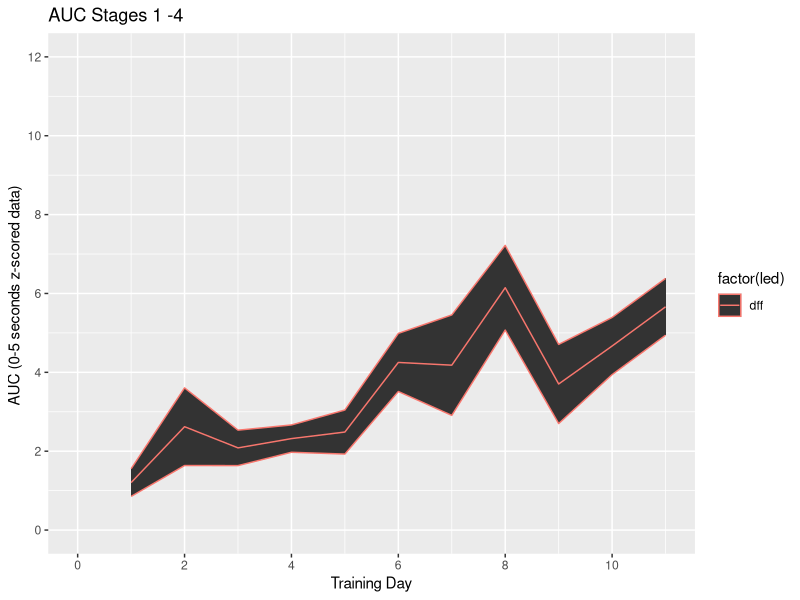
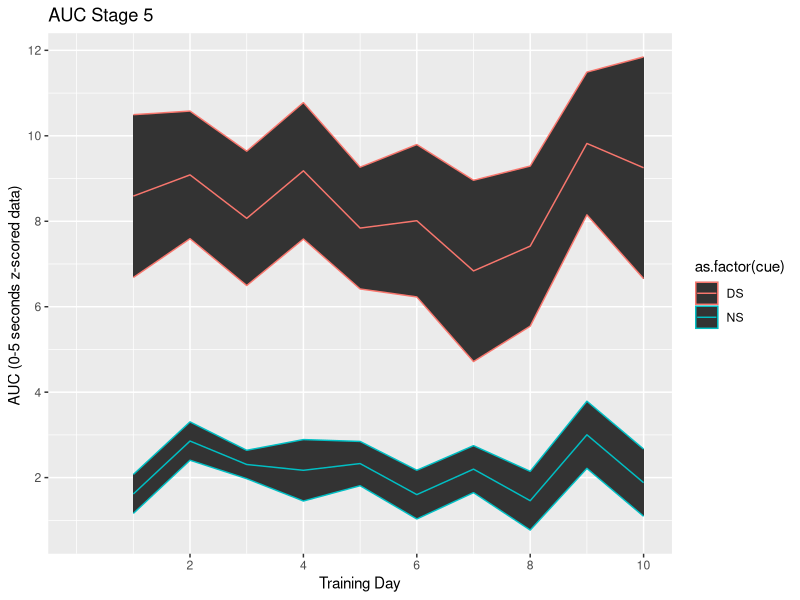
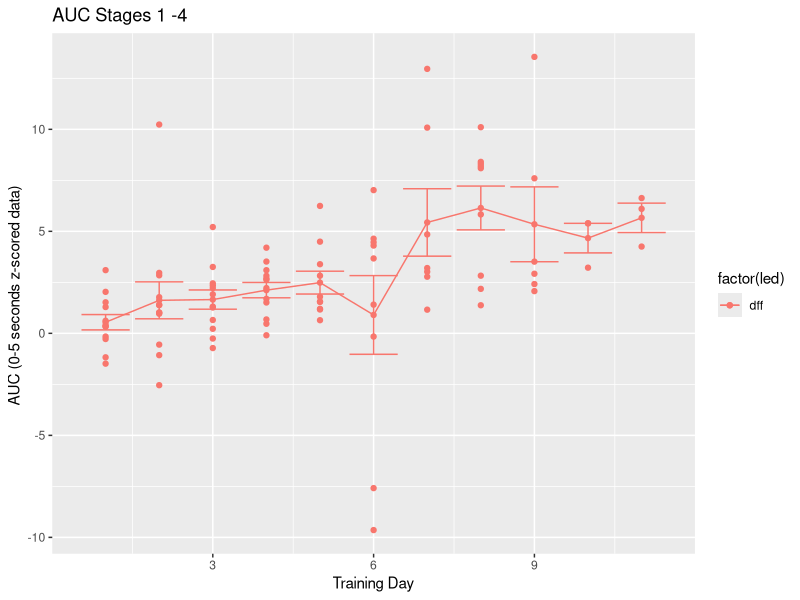
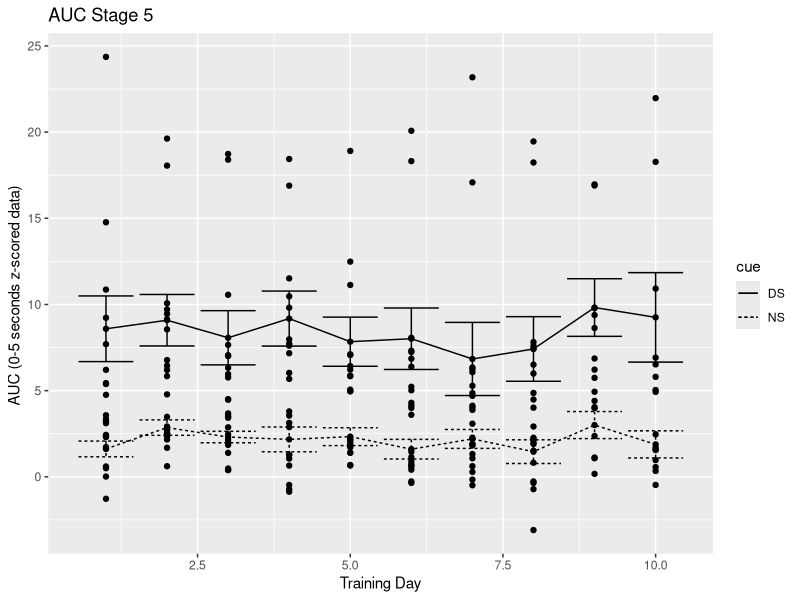

These charts were generated, in order, by the following R code:

cat("\f") #clear console


library(readxl)
library(tidyverse)
library(emmeans)
library(lmerTest)
library(plotrix)

setwd("G:/Shared drives/Richard Lab/Papers and Abstracts/Papers in Progress/Alexandra Scott/GADVPFP/Figs/fig3/DFF")

rm(list = ls())
GADVPFPauc1to4 <- read.csv("GADVPFP_dffstage1to4plottab.csv")
GADVPFPaucstage1to4 <- GADVPFPauc1to4 %>%
  mutate(rat = `subject`,
         rat = parse_number(`rat`),
         day= `relday`,
         cue = `cue`,
         led= `led`,
         auc=`aucvalues`,
         sex = `sex`) %>% 
  select(auc, rat, stage, day, cue, led,sex)


GADVPFPauc5 <- read.csv("GADVPFP_dffstage5plottab.csv")
GADVPFPaucstage5 <- GADVPFPauc5 %>%
  mutate(rat = `subject`,
         rat = parse_number(`rat`),
         day= `last10days`,
         cue = `cue`,
         led= `led`,
         auc=`aucvalues`,
         sex = `sex`) %>% 
  select(auc, rat, stage, day, cue, led,sex)
GADVPFPaucstage5 <- na.omit(GADVPFPaucstage5)

test<-subset(GADVPFPaucstage5, cue=='DS') 
mean(test$auc)

testing<-GADVPFPaucstage5%>%
  group_by(day,cue) %>%
  summarise_each(funs(mean,se=sd(.)/sqrt(n())),auc)

  
#GADVPFPaucall<-rbind(GADVPFPauc,GADVPFPControlauc)
#GADVPFPaucstage1to4= filter (GADVPFPaucall,stage<5)
#GADVPFPaucstage1to4 <- GADVPFPaucstage1to4 %>%
# select (-cue)
#GADVPFPaucstage5= filter (GADVPFPaucall,stage==5)

# run linear mixed effect models
###
aucstage1to4_model<- lmer(auc ~as.factor(day)*sex+ (1 | rat), data = GADVPFPaucstage1to4)
aucstage1to4_model_nosex<- lmer(auc ~ as.factor(day) + (1 | rat), data = GADVPFPaucstage1to4)
anova(aucstage1to4_model,aucstage1to4_model_nosex)
aucstage1to4_lme<-summary(aucstage1to4_model)
aucstage1to4_lmeanova<- anova(aucstage1to4_model)
capture.output(aucstage1to4_lme, file = "aucstage1to4dff_lme_results.doc")
capture.output(aucstage1to4_lmeanova, file = "aucstage1to4dff_lmeanova_results.doc")


## follow up comparisons 
em <- emmeans(aucstage1to4_model,specs= ~ as.factor(day) *sex)
day1_F <- c(1, rep(0,21))
day1_M<- c(rep(0,11), 1, rep(0,10))
day11_F <- c(rep(0,10), 1, rep(0,11))
day9_M<- c(rep(0,19), 1, rep(0,2))
day9_F <- c(rep(0,8), 1, rep(0,13))
null <-c(rep(0,22))



contrast(em, method = list("day1_F - day1_M" = day1_F - day1_M,
                           "day11_F - day9_M" = day11_F - day9_M,
                           "day9_F - day9_M" = day9_F - day9_M,
                           "day1_F - null" = day1_F - null,
                           "day11_F - null" = day11_F - null,
                           "day9_F - null" = day9_F - null,
                           "day1_M - null" = day1_M - null,
                           "day9_M - null" = day9_M - null))




# run linear mixed effect models
###
aucstage5_model <- lmer(auc ~ day *cue*sex+ (1 | rat), data = GADVPFPaucstage5)
aucstage5_model_nosex <- lmer(auc ~ day*cue+ (1 | rat), data = GADVPFPaucstage5)
anova(aucstage5_model,aucstage5_model_nosex)
aucstage5_lme<-summary(aucstage5_model)
aucstage5_lmeanova<- anova(aucstage5_model)
capture.output(aucstage5_lme, file = "aucstage5dff_lme_results.doc")
capture.output(aucstage5_lmeanova, file = "aucstage5dff_lmeanova_results.doc")

## follow up comparisons 
em1 <- emmeans(aucstage5_model, specs = ~ day *cue*sex )


DS_F <- c(1,0,0,0)
NS_F <- c(0,1,0,0)
DS_M <-c(0,0,1,0)
NS_M <- c(0,0,0,1)
null1 <- c(0,0,0,0)




contrast(em1, method = list("DS_F - NS_F" = DS_F - NS_F,
                            "DS_M - NS_M" = DS_M - NS_M,
                            "DS_F - null" = DS_F - null1,
                            "DS_M - null" = DS_M - null1,
                            "NS_F - null" = NS_F - null1,
                            "NS_M - null" = NS_M - null1,
                            "DS_F - DS_M" = DS_F - DS_M))







library(ggplot2)
# auc with line and area SEM

ggplot(GADVPFPaucstage1to4, aes(x=day, y=auc,color=factor(led))) + 
  stat_summary(fun.data = mean_se,geom = "ribbon")+      
  stat_summary(fun = "mean", geom = "line")+
  #(aes(group=rat))+
  #stat_summary(fun.data = mean_se,geom = "area")+
  #facet_grid(cols = vars(sex)) +  
  labs(title="AUC Stages 1 -4",x ="Training Day", y = "AUC (0-5 seconds z-scored data) ")+
 scale_x_continuous(limits = c(0,11), breaks = seq(from = 0, to = 11, by = 2))+
  scale_y_continuous(limits = c(0,12),breaks = seq(from = 0, to = 12, by = 2))
ggsave("AUC stages 1to4dff.pdf")

ggplot(GADVPFPaucstage5, aes(x=day, y=auc,color=as.factor(cue))) + 
  stat_summary(fun.data = mean_se,geom = "ribbon")+      
  stat_summary(fun = "mean", geom = "line")+
  #(aes(group=rat))+
  #stat_summary(fun.data = mean_se,geom = "area")+
  #facet_grid(cols = vars(sex)) + 
  labs(title="AUC Stage 5",x ="Training Day", y = "AUC (0-5 seconds z-scored data) ")+
 scale_x_continuous(limits = c(0,10), breaks = c(2,4,6,8,10))+
  scale_y_continuous(breaks = c(0,2,4,6,8,10,12))
ggsave("AUC stages 5dff.pdf")

# auc with points and errorbar SEM  
ggplot(GADVPFPaucstage1to4, aes(x=day, y=auc,color=factor(led))) + 
  stat_summary(fun.data = mean_se,geom = "errorbar")+      
  stat_summary(fun = "mean", geom = "point")+
  stat_summary(fun = "mean", geom = "line")+
  geom_point(aes(group=rat))+
  #(aes(group=rat))+
  #stat_summary(fun.data = mean_se,geom = "area")+
  #facet_grid(cols = vars(sex)) +  
  labs(title="AUC Stages 1 -4",x ="Training Day", y = "AUC (0-5 seconds z-scored data) ") 
#ggsave("AUC stages 1to4_withpointsdff.pdf")

ggplot(GADVPFPaucstage5, aes(x=day, y=auc,linetype=cue)) + 
  stat_summary(fun.data = mean_se,geom = "errorbar")+      
  stat_summary(fun = "mean", geom = "point")+
  stat_summary(fun = "mean", geom = "line")+
  geom_point(aes(group=rat))+
  #(aes(group=rat))+
  #stat_summary(fun.data = mean_se,geom = "area")+
  #facet_grid(cols = vars(sex)) + 
  labs(title="AUC Stage 5",x ="Training Day", y = "AUC (0-5 seconds z-scored data) ") 
#ggsave("AUC stages 5_withpointsdff.pdf")
